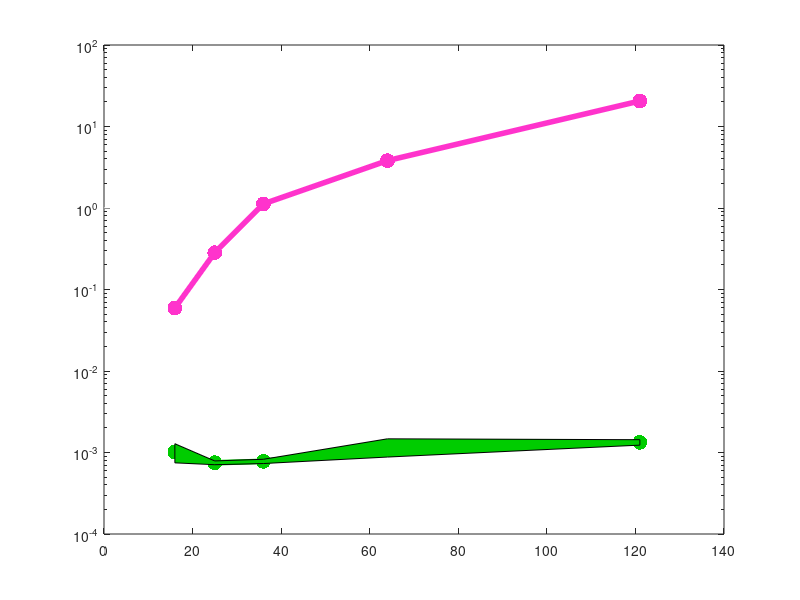

MATLAB code for this plot: (Note: this script raises an error after producing the figure.)
%% Setup
% Remember that our "locality" is actually different from paper
% paper: d=0 means only self communication
% code : d=1 means only self communication
clear; clc;

color{1} = [0 204 0]/255; % Green
color{2} = [255 51 204]/255; % Pink

fontsizeLabel  = 14;
fontsizeLegend = 12;
fontsizeAxis   = 12;
fontsizeTitle  = 14;

LineWidth  = 4;
MarkerSize = LineWidth*8;

%% Figure: runtime

load('data/scan_time_vs_network_size.mat');
parMeans  = mean(parTimes, 2)';
parStds   = std(parTimes, 0, 2)';
rankMeans = mean(rankTimes, 2)';
rankStds  = std(rankTimes, 0, 2)';

figure(1); box on;
% HACK to overcome MATLAB bug
semilogy(linspace(0,100,5), linspace(1,1.1,5), 'Color', [1 1 1], 'HandleVisibility', 'off');

% Mean runtimes
hold on;
semilogy(gridSizes.^2, rankMeans, '.-', 'LineWidth', LineWidth, ... 
         'MarkerSize', MarkerSize, 'Color', color{2}, ...
         'MarkerEdge', color{2}, 'MarkerFaceColor', color{2});
semilogy(gridSizes.^2, parMeans, '.-', 'LineWidth', LineWidth, ... 
         'MarkerSize', MarkerSize, 'Color', color{1}, ...
         'MarkerEdge', color{1}, 'MarkerFaceColor', color{1});

% Standard deviations of runtimes
parFill = fill([gridSizes.^2,fliplr(gridSizes.^2)], ...
     [parMeans - parStds, fliplr(parMeans + parStds)], color{1});
alpha(.4);
set(parFill, 'EdgeAlpha', 0);
rankFill = fill([gridSizes.^2,fliplr(gridSizes.^2)], ...
     [rankMeans - rankStds, fliplr(rankMeans + rankStds)], color{2});
alpha(.4);
set(rankFill, 'EdgeAlpha', 0);

% Legend
leg = legend('Rank determination (non-parallelized)', 'Matrix construction (parallelized)');
set(leg, 'Interpreter', 'latex'); 
set(leg, 'Fontsize', fontsizeLegend);

% Figure settings
set(gca, 'FontSize',fontsizeAxis)
title({'\textbf{Algorithm runtime}'}, 'Interpreter', 'latex', 'Fontsize', fontsizeTitle);
xlabel({'\# of subsystems in the network'}, 'Interpreter', 'latex', 'Fontsize', fontsizeLabel);
ylabel({'Avg. total runtime (s)'}, 'Interpreter', 'latex', 'Fontsize', fontsizeLabel);
xlim([5 125]);
ylim([3e-4 1e1]);